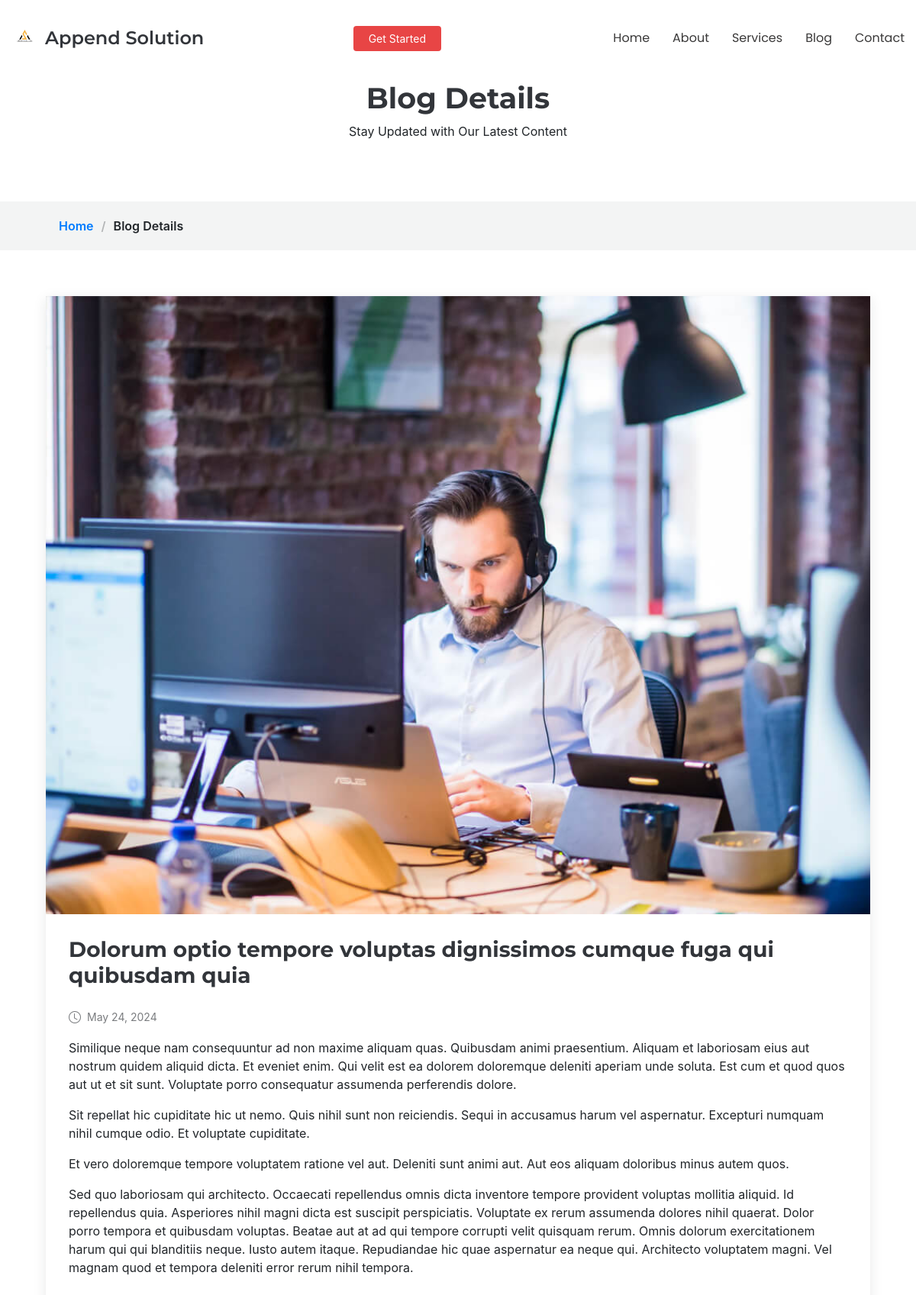
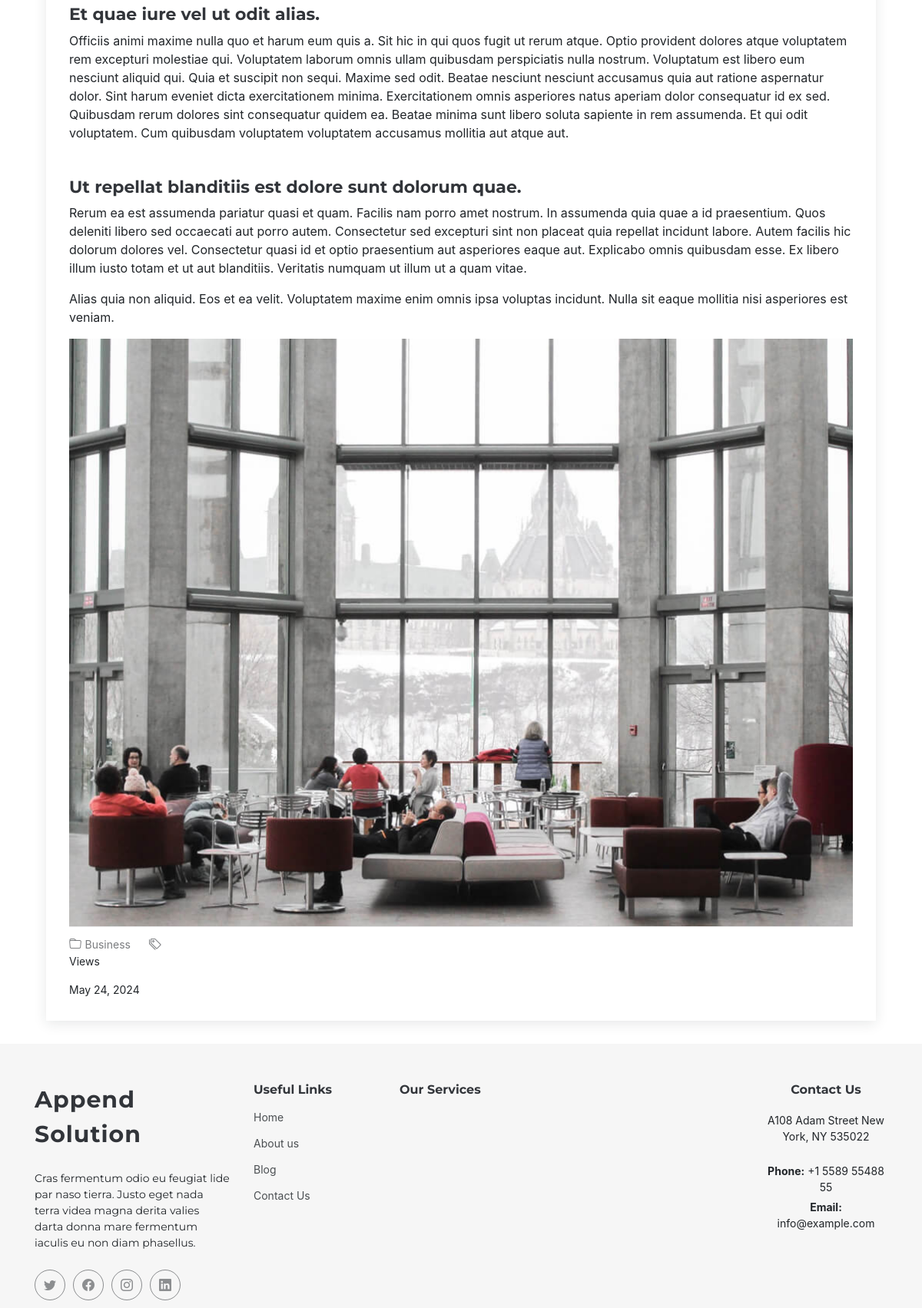
Page /blog-detail/2bd97094-0d36-42bd-8dd8-8a14fa503856/ (upper part) on the committed database (2 pictures, top to bottom).
### static_app/models.py (models this page shows)
class GlobalSetting(models.Model):
    text = models.TextField(null=True, blank=True)
    global_image = models.ImageField(
        upload_to="globalsetting/%Y/%m/%d/", null=True, blank=True
    )
    logo_image = models.ImageField(
        upload_to="globalsetting/%Y/%m/%d/", null=True, blank=True
    )
    global_url_insta = models.URLField(null=True, blank=True)
    global_url_facebook = models.URLField(null=True, blank=True)
    global_url_twitter = models.URLField(null=True, blank=True)
    global_url_linkedin = models.URLField(null=True, blank=True)
    insta_is_active = models.BooleanField(default=True)
    facebook_is_active = models.BooleanField(default=True)
    twitter_is_active = models.BooleanField(default=True)
    linkedin_is_active = models.BooleanField(default=True)
    created_at = models.DateField(auto_now_add=True)
    slug = models.CharField(max_length=250, unique=True, default=uuid.uuid4)

class Heading(models.Model):
    services = models.TextField(max_length=250, null=True, blank=True)
    portfolio = models.TextField(max_length=250, null=True, blank=True)
    faq = models.TextField(max_length=250, null=True, blank=True)
    team = models.TextField(max_length=250, null=True, blank=True)
    call_to_action = models.TextField(max_length=250, null=True, blank=True)
    testimonials = models.TextField(max_length=250, null=True, blank=True)
    recent_posts = models.TextField(max_length=250, null=True, blank=True)
    contact = models.TextField(max_length=250, null=True, blank=True)

class Blog(models.Model):
    blog_header= models.CharField(max_length=250, null=True, blank=True)
    blog_title = models.CharField(max_length=250, null=True, blank=True)
    blog_video = models.FileField(upload_to="Blog/", null=True, blank=True)
    blog_image = models.ImageField(upload_to="Blog/%Y/%m/%d/", null=True, blank=True)
    blog_type = models.CharField(max_length=250, null=True, blank=True)
    visitor = models.IntegerField(default=0, null=True, blank=True)
    meta_description = RichTextField(null=True, blank=True)
    created_at = models.DateField(auto_now_add=True)
    slug = models.CharField(max_length=250, unique=True, default=uuid.uuid4)

class CustomerService(models.Model):
    tollfree1 = models.CharField(max_length=250, null=True, blank=True)
    tollfree2 = models.CharField(max_length=250, null=True, blank=True)
    email = models.EmailField(unique=False)
    address = models.CharField(max_length=250, null=True, blank=True)
    servicehours = models.TextField(null=True,blank=True)
    iphonelink = models.CharField(max_length=250, null=True, blank=True)
    androidlink = models.CharField(max_length=250, null=True, blank=True)
    created_at = models.DateField(auto_now_add=True)
    slug = models.CharField(max_length=250, unique=True, default=uuid.uuid4)

### static_app/views.py (the view)
# urls.py: path('blog-detail/<str:slug>/', views.BlogDetail, name='blog_detail'),
def BlogDetail(request,slug):
    template_name="web/blog-details.html"
    globlesetting=GlobalSetting.objects.get(id=1)
    costomer_service=CustomerService.objects.get(id=1)
    if request.META.get('HTTP_X_FORWARDED_FOR'):
        ip = request.META.get('HTTP_X_FORWARDED_FOR').split(',')[0]
    else:
        ip = request.META.get('REMOTE_ADDR')
    heading=Heading.objects.get(id=1)
    blog=Blog.objects.get(slug=slug)
    if not BlogVisitor.objects.filter(blog_id=blog.id,visitor_user=ip):
        blog.visitor+=1
        blog.save()
        BlogVisitor.objects.create(blog_id=blog.id,visitor_user=ip)
    return render(request, template_name,{'blog':blog,'costomer_service':costomer_service,'heading':heading,'globlesetting':globlesetting})

### templates/web/blog-details.html (shortened to what this page needs)
{% extends 'web/base/base.html' %}
{% load static %}
{% block content %}
{% include 'web/base/header.html'%}
<body class="blog-details-page">
  <main class="main">
    <div class="page-title" data-aos="fade">
      <div class="heading">
        <div class="container">
          <div class="row d-flex justify-content-center text-center">
            <div class="col-lg-8">
              <h1 style="margin-top:revert; !impotant">Blog Details</h1>
              <p class="mb-0">{{heading.recent_posts}}</p>
            </div>
          </div>
        </div>
      </div>
      <nav class="breadcrumbs">
        <div class="container">
          <ol>
            <li><a href="{% url 'home' %}">Home</a></li>
            <li class="current">Blog Details</li>
          </ol>
        </div>
      </nav>
    </div>
    <div class="container">
      <div class="row">
        <div class="col-lg-12">
          <div id="blog-details" class="blog-details section">
            <div class="container">
              <article class="article">
                <div class="post-img">
                  <img src="{{blog.blog_image.url}}" alt="" class="img-fluid" style="width:100%" >
                </div>
                <h2 class="title">{{blog.blog_title}}</h2>
                <div class="meta-top">
                  <ul>
                    <li class="d-flex align-items-center"><i class="bi bi-clock"></i> <a href="blog-details.html"><time datetime="2020-01-01">{{blog.created_at}}</time></a></li>
                  </ul>
                </div>
                <div class="content">
                  <p name='description'>
                    {{blog.meta_description | safe}}
                  </p>
                  <img src="{% static 'img/blog/blog-inside-post.jpg' %}" class="img-fluid" alt="">
                </div>
                <div class="meta-bottom">
                  <i class="bi bi-folder"></i>
                  <ul class="cats">
                    <li><a href="#">{{blog.blog_type}}</a></li>
                  </ul>
                  <i class="bi bi-tags"></i>
                  <ul class="tags">
                  <p class="post-author">Views {{i.visitor}}</p>
                    <li>{{blog.created_at}}</a></li>
                  </ul>
                </div>
              </article>
            </div>
          </div>
        </div>
      </div>
    </div>
  </main>
</body>
  {% include 'web/base/footer.html' %}
{% endblock content %}

### templates/web/base/header.html (shortened to what this page needs)
{% load static %}
<header id="header" class="header d-flex align-items-center fixed-top">
    <div class="container-fluid position-relative d-flex align-items-center justify-content-between">
      <a href="{% url 'home' %}" class="logo d-flex align-items-center me-auto me-xl-0">
        <img src="{{globlesetting.logo_image.url}}" alt="">
        <h1 class="sitename">Append Solution</h1>
      </a>
      <nav id="navmenu" class="navmenu">
        <ul>
          <li><a href="{% url 'home' %}" class="">Home</a></li>
          <li><a href="{% url 'about_us' %}">About</a></li>
          <li><a href="{% url 'services_list' %}">Services</a></li>
          <li><a href="{% url 'blog_list' %}">Blog</a></li>
          <li><a href="{% url 'contact_us' %}">Contact</a></li>
        </ul>
      </nav>
      <a class="btn-getstarted" href="{% url 'contact_us' %}">Get Started</a>
    </div>
  </header>

### templates/web/base/footer.html (shortened to what this page needs)
{% load static %}
<footer id="footer" class="footer position-relative">
    <div class="container footer-top">
      <div class="row gy-4">
        <div class="col-lg-3 col-md-12 footer-about">
          <a href="{% url 'home' %}" class="logo d-flex align-items-center">
            <span class="sitename">Append Solution</span>
          </a>
          <p>{{globlesetting.text}}</p>
          <div class="social-links d-flex mt-4">
            {% if globlesetting.twitter_is_active %}
            <a href="{{globlesetting.global_url_twitter}}"><i class="bi bi-twitter"></i></a>
            {% endif %}
            {% if globlesetting.facebook_is_active %}
            <a href="{{globlesetting.global_url_facebook}}"><i class="bi bi-facebook"></i></a>
            {% endif %}
            {% if globlesetting.insta_is_active %}
            <a href="{{globlesetting.global_url_insta}}"><i class="bi bi-instagram"></i></a>
            {% endif %}
            {% if globlesetting.linkedin_is_active %}
            <a href="{{globlesetting.global_url_linkedin}}"><i class="bi bi-linkedin"></i></a>
            {% endif %}
          </div>
        </div>
        <div class="col-lg-2 col-6 footer-links">
          <h4>Useful Links</h4>
          <ul>
            <li><a href="{% url 'home' %}">Home</a></li>
            <li><a href="{% url 'about_us' %}">About us</a></li>
            <li><a href="{% url 'blog_list' %}">Blog</a></li>
            <li><a href="{% url 'contact_us' %}">Contact Us</a></li>
          </ul>
        </div>
        <div class="col-lg-5 col-6 footer-links">
          <h4>Our Services</h4>
        </div>
        <div class="col-lg-2 col-md-12 footer-contact text-center text-md-start">
          <h4>Contact Us</h4>
          <p>{{costomer_service.address}}</p>
          <p class="mt-4"><strong>Phone:</strong> <span>{{costomer_service.tollfree1}}</span></p>
          <p><strong>Email:</strong> <span>{{costomer_service.email}}</span></p>
        </div>
      </div>
    </div>
  </footer>

### rows in the picture
GlobalSetting: logo_image (picture), text "Cras fermentum odio eu feugiat lide par naso tierra. Justo eget nada terra videa magna derita valies darta donna mare fermentum iaculis eu non diam phasellus."
Heading: recent_posts "Stay Updated with Our Latest Content"
Blog: blog_image (picture), blog_title "Dolorum optio tempore voluptas dignissimos cumque fuga qui quibusdam quia", created_at "May 24, 2024", meta_description "Similique neque nam consequuntur ad non maxime aliquam quas. Quibusdam animi praesentium. Aliquam et laboriosam eius aut nostrum quidem aliquid dicta. Et eveniet enim. Qui velit est ea dolorem doloremque deleniti aperiam unde soluta. Est cum et quod quos aut ut et sit sunt. Voluptate porro consequatur assumenda perferendis dolore. Sit repellat hic cupiditate hic ut nemo. Quis nihil sunt non reiciendis. Sequi in accusamus harum vel aspernatur. Excepturi numquam nihil cumque odio. Et voluptate cupiditate. Et vero doloremque tempore voluptatem ratione vel aut. Deleniti sunt animi aut. Aut eos aliquam doloribus minus autem quos. Sed quo laboriosam qui architecto. Occaecati repellendus omnis…", blog_type "Business"
CustomerService: address "A108 Adam Street New York, NY 535022", tollfree1 "+1 5589 55488 55", email "info@example.com"
